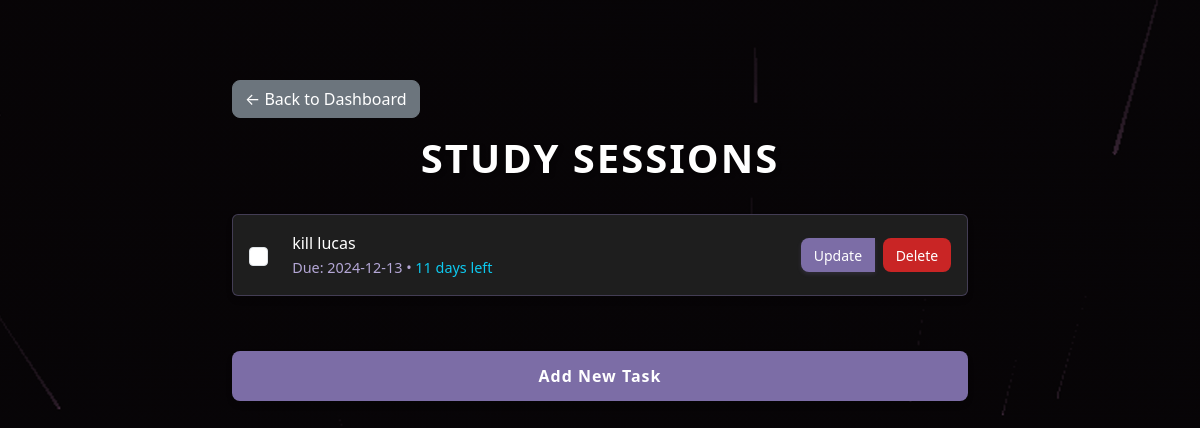
Page /study_sessions (signed in) on the committed database.
### flask_app/setup_db.py (models this page shows)
class ToDo(Base):
    __tablename__ = 'todo'
    id = Column(Integer, primary_key=True)
    task = Column(String, nullable=False)
    category = Column(String, nullable=False)
    completed = Column(Boolean, default=False)
    due_date = Column(DateTime, nullable=True)
    user_id = Column(Integer, ForeignKey('users.id'), nullable=False)
    user = relationship('User', back_populates='todos')

### flask_app/app.py (the view)
@app.route('/study_sessions')
def study_sessions():
    if 'user_id' not in session:
        return redirect(url_for('login'))
    todos = db_session.query(ToDo).filter_by(user_id=session['user_id'], category='Study Sessions').all()
    return render_template('study_sessions.html', todos=todos, calculate_days=calculate_days_remaining)

### flask_app/app.py (called while the page is built)
def calculate_days_remaining(due_date):
    if not due_date:
        return None
    today = date.today()
    days = (due_date.date() - today).days
    if days < 0:
        return "Overdue"
    elif days == 0:
        return "Due today"
    else:
        return f"{days} days left"

### flask_app/templates/study_sessions.html (shortened to what this page needs)
<!DOCTYPE html>
<html lang="en">
<head>
    <link href="https://cdn.jsdelivr.net/npm/bootstrap@5.3.0-alpha3/dist/css/bootstrap.min.css" rel="stylesheet">
</head>
<body>
    <div class="container mt-5">
        <a href="{{ url_for('dashboard') }}" class="btn btn-secondary mb-3">← Back to Dashboard</a>
        <h1>Study Sessions</h1>
        <div class="mt-4">
            {% if todos %}
                <ul class="list-group">
                    {% for todo in todos %}
                    <li class="list-group-item d-flex justify-content-between align-items-center">
                        <div class="d-flex align-items-center">
                            <form action="{{ url_for('toggle_todo', todo_id=todo.id) }}" method="POST" class="d-inline me-2">
                                <input type="checkbox" class="form-check-input" onchange="this.form.submit()"
                                       {% if todo.completed %}checked{% endif %}>
                            </form>
                            <div class="task-content">
                                <span {% if todo.completed %}class="text-decoration-line-through"{% endif %}>{{ todo.task }}</span>
                                {% if todo.due_date %}
                                    <br>
                                    <small class="text-muted due-date">
                                        Due: {{ todo.due_date.strftime('%Y-%m-%d') }}
                                        {% set days = calculate_days(todo.due_date) %}
                                        {% if days %}
                                            • <span class="{% if days == 'Overdue' %}text-danger{% elif days == 'Due today' %}text-warning{% else %}text-info{% endif %}">
                                                {{ days }}
                                            </span>
                                        {% endif %}
                                    </small>
                                {% endif %}
                            </div>
                        </div>
                        <div class="btn-group">
                            <a href="{{ url_for('update_todo', todo_id=todo.id) }}" class="btn btn-sm btn-primary me-2">Update</a>
                            <form action="{{ url_for('delete_todo', todo_id=todo.id) }}" method="POST" class="d-inline">
                                <button type="submit" class="btn btn-sm btn-danger">Delete</button>
                            </form>
                        </div>
                    </li>
                    {% endfor %}
                </ul>
            {% else %}
                <p class="text-center">No study sessions found.</p>
            {% endif %}
        </div>
        <div class="mt-3">
            <a href="{{ url_for('add_todo', category='Study Sessions') }}" class="btn btn-primary w-100 btn-add-task">Add New Task</a>
        </div>
    </div>
</body>
</html>

### rows in the picture
ToDo: task "kill lucas", due_date "2024-12-13", days "11 days left"
